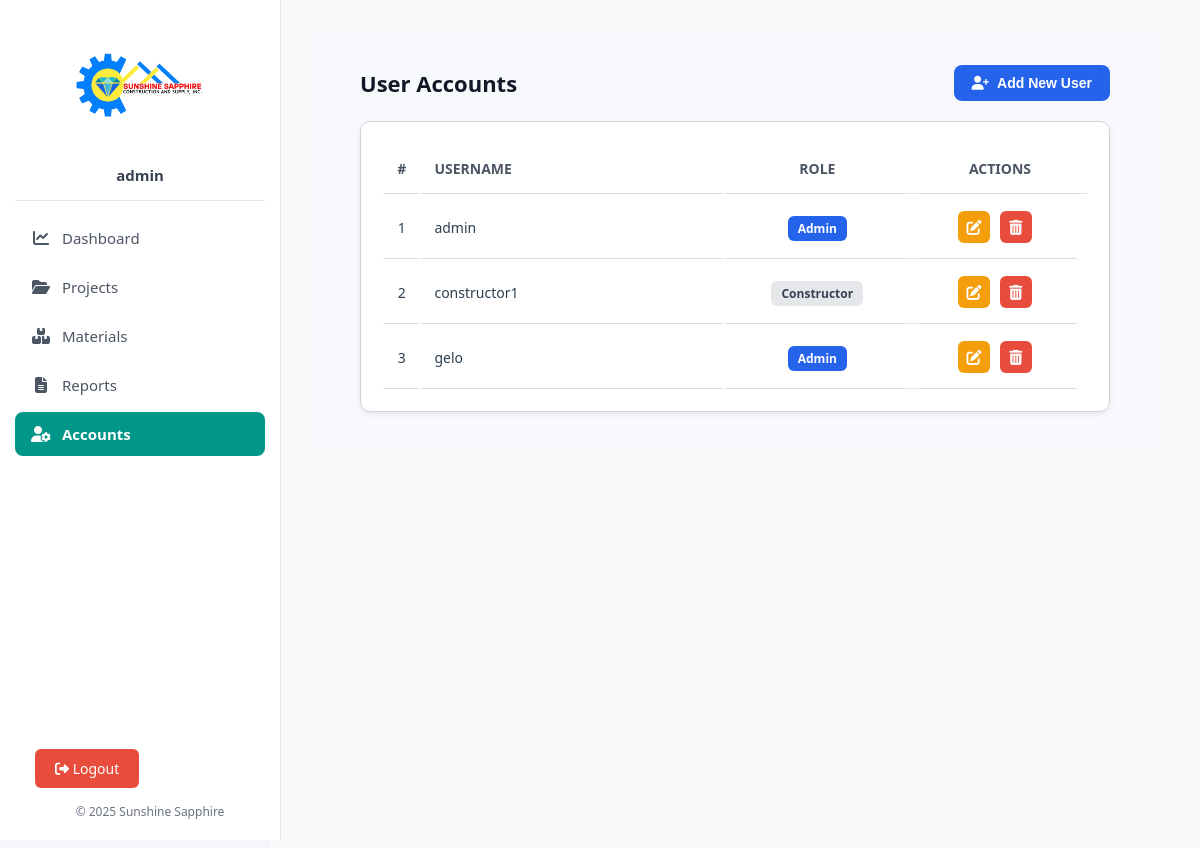
Before: /auth/accounts.php (signed in) with the older database file.
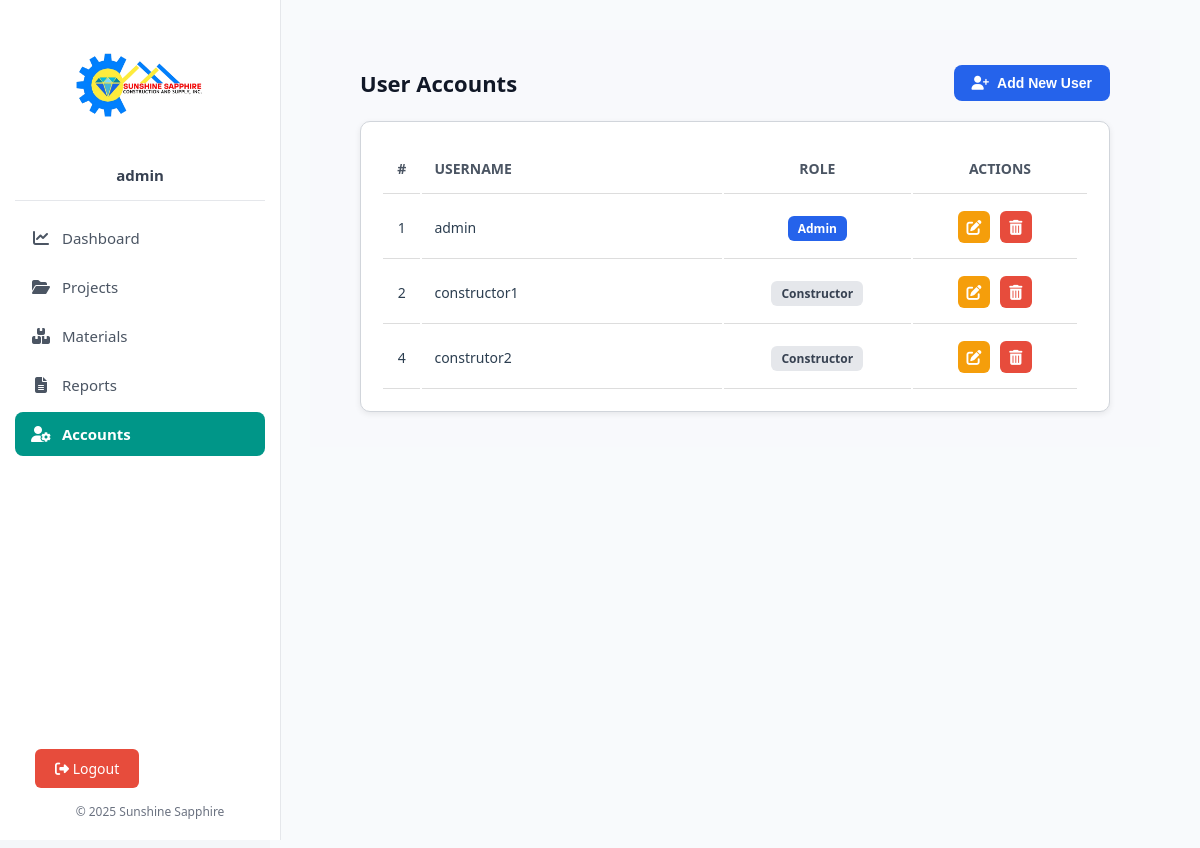
After: the same page with the newer database file.
### tables this page shows
CREATE TABLE `users` (
  `id` int(11) NOT NULL,
  `username` varchar(50) NOT NULL,
  `password` varchar(255) NOT NULL,
  `role` enum('admin','constructor') NOT NULL,
  `created_at` timestamp NOT NULL DEFAULT current_timestamp(),
  `updated_at` timestamp NOT NULL DEFAULT current_timestamp() ON UPDATE current_timestamp(),
  `status` enum('active','disabled') DEFAULT 'active'
);

### auth/accounts.php (the view, shortened to what this page needs)
<?php
include '../includes/header.php';
function get_role_class($role) {
    if ($role === 'admin') return 'role-admin';
    return 'role-constructor';
}
$users = $conn->query("SELECT * FROM users ORDER BY id ASC");
?>
<div class="content-wrapper">
  <div class="content-container">
    <div class="page-header">
      <h2>User Accounts</h2>
      <button class="btn-add" onclick="toggleAddOverlay(true)">
        <i class="fa-solid fa-user-plus"></i> Add New User
      </button>
    </div>
    <div class="card">
      <div class="table-responsive">
        <table class="data-table" id="usersTable">
          <thead>
            <tr>
              <th style="width: 5%">#</th>
              <th style="width: 40%">Username</th>
              <th style="width: 25%">Role</th>
              <th style="width: 20%; text-align: right;">Actions</th>
            </tr>
          </thead>
          <tbody>
            <?php
            if ($users && $users->num_rows > 0):
              while ($row = $users->fetch_assoc()):
            ?>
              <tr data-id="<?= $row['id']; ?>">
                <td><?= htmlspecialchars($row['id']); ?></td>
                <td><?= htmlspecialchars($row['username']); ?></td>
                <td>
                  <span class="role-badge <?= get_role_class($row['role']); ?>">
                    <?= htmlspecialchars(ucfirst($row['role'])); ?>
                  </span>
                </td>
                <td class="actions">
                  <button class="btn-icon btn-edit edit-btn" data-id="<?= $row['id']; ?>" title="Edit">
                    <i class="fas fa-edit"></i>
                  </button>
                  <button class="btn-icon btn-delete delete-btn" data-id="<?= $row['id']; ?>" title="Delete">
                    <i class="fas fa-trash-alt"></i>
                  </button>
                </td>
              </tr>
            <?php endwhile; else: ?>
              <tr><td colspan="4" class="empty">No users found.</td></tr>
            <?php endif; ?>
          </tbody>
        </table>
      </div>
    </div>
  </div>
</div>
<?php include '../includes/footer.php'; ?>

Changed rows visible on the page:
removed users: id "3", username "gelo", role "Admin"
added users: id "4", username "construtor2", role "Constructor"
